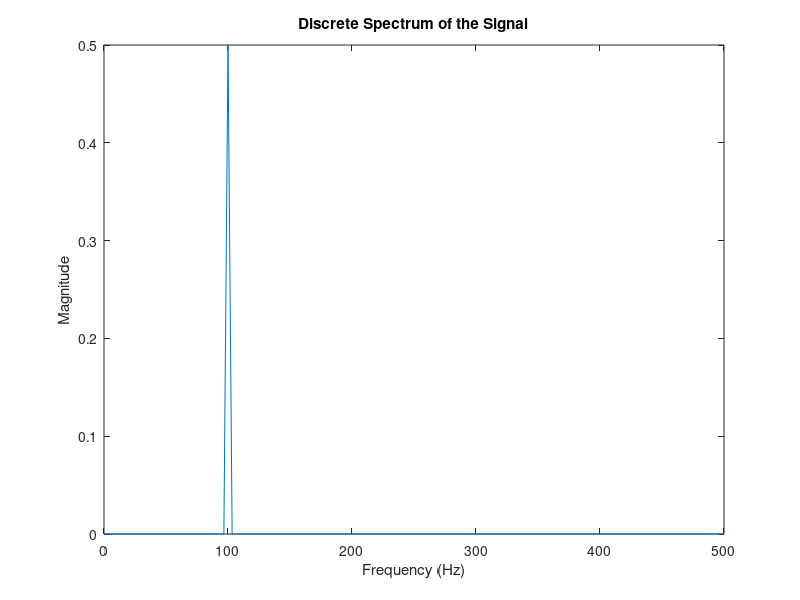
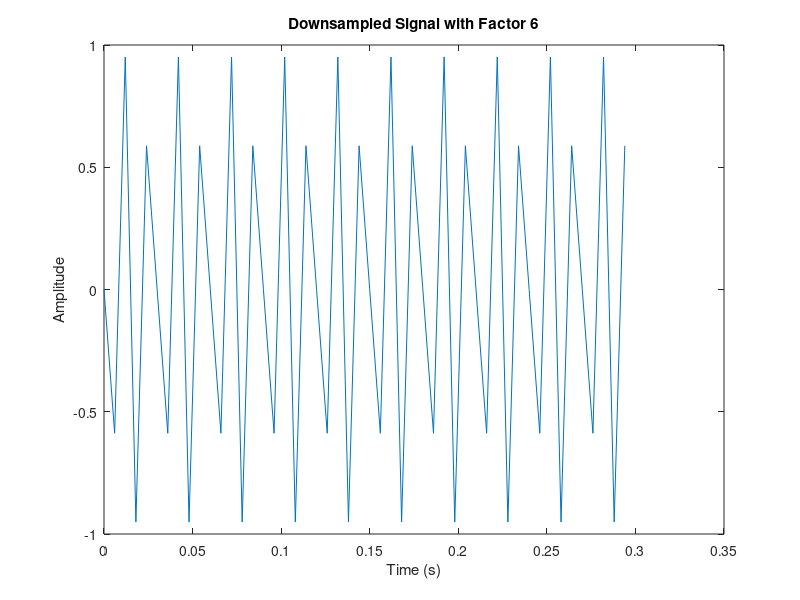
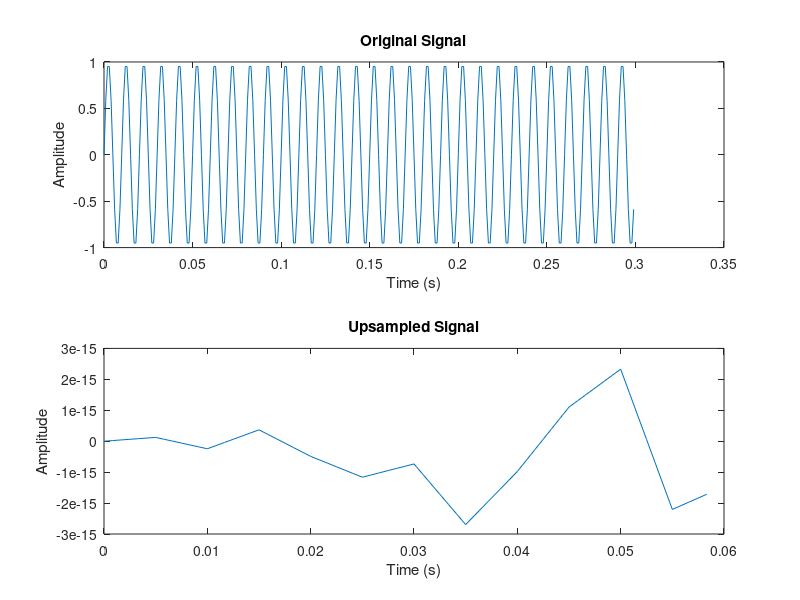

MATLAB code for these plots, in order:
% Parameters
f0 = 100; % frequency of the sinusoid in Hz
fs = 1000; % sampling frequency in Hz
t = 0:1/fs:0.3-1/fs; % time vector for 0.3 seconds

% Generate the signal
signal = sin(2*pi*f0*t);
% FFT computation
N = length(signal); % number of points in the FFT
f = fs*(0:(N/2))/N; % frequency vector
Y = fft(signal);
P = abs(Y/N);

% Plotting the spectrum
figure(1);
plot(f, P(1:N/2+1))
title('Discrete Spectrum of the Signal')
xlabel('Frequency (Hz)')
ylabel('Magnitude')

% Maximum frequency and maximal downsampling factor
f_max = max(f(P(1:N/2+1) > max(P)/100)); % Threshold to account for numerical issues
max_downsampling_factor = floor(fs/(2*f_max)); % Nyquist theorem

% Downsampling factors
downsampling_factors = [2, max_downsampling_factor, max_downsampling_factor+1];

% Downsampling and plotting to illustrate aliasing
for k = 1:length(downsampling_factors)
    downsampled_signal = downsample(signal, downsampling_factors(k));
    t_downsampled = downsample(t, downsampling_factors(k));
    
    % Plotting downsampled signal
    figure(2);
    plot(t_downsampled, downsampled_signal);
    title(['Downsampled Signal with Factor ', num2str(downsampling_factors(k))]);
    xlabel('Time (s)');
    ylabel('Amplitude');
end
% Downsampling with the maximal factor
downsampled_signal = downsample(signal, max_downsampling_factor);
t_downsampled = t(1:max_downsampling_factor:end); % correct the time vector for downsampled signal

% New sampling frequency
new_fs = 1.2 * fs;

% Generating a new time vector for the upsampled signal
upsample_time = 0:1/new_fs:((length(t_downsampled)-1)/fs);

% Upsampling
upsampled_signal = interp1(t_downsampled, downsampled_signal, upsample_time, 'linear', 'extrap');

% Plotting both signals
figure(3);
subplot(2,1,1);
plot(t, signal);
title('Original Signal');
xlabel('Time (s)');
ylabel('Amplitude');

subplot(2,1,2);
plot(upsample_time, upsampled_signal);
title('Upsampled Signal');
xlabel('Time (s)');
ylabel('Amplitude');
